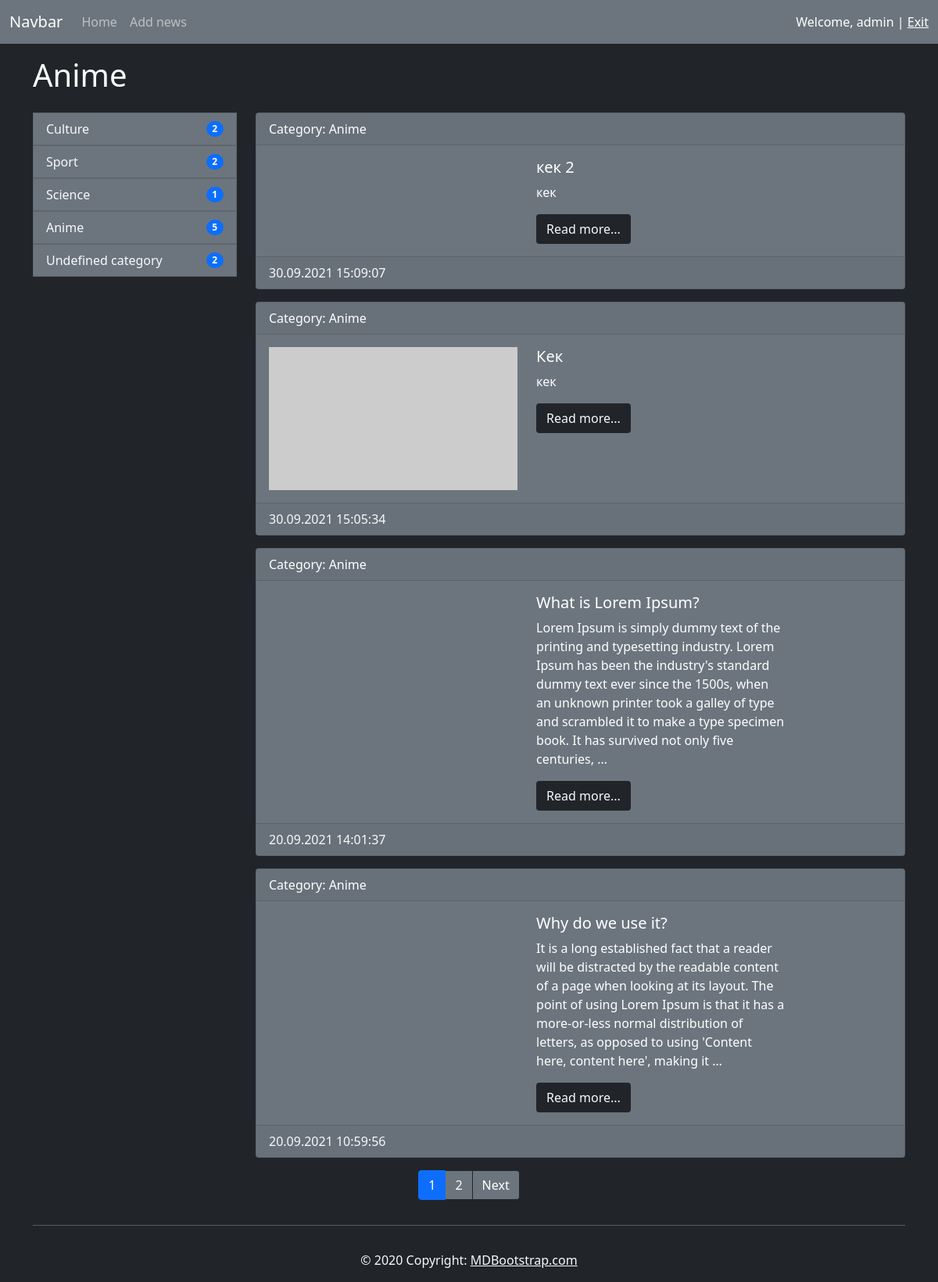
Page /category/5 (signed in) on the committed database.
### news/models.py (models this page shows, shortened)
class Category(models.Model):
    title = models.CharField(max_length=150, db_index=True)
    def get_absolute_url(self):
        return reverse('category', kwargs={'category_id': self.pk})
    def __str__(self):
        return self.title
    class Meta:
        verbose_name = 'Category'
        verbose_name_plural = 'Categories'
        ordering = ['title']

class News(models.Model):
    title = models.CharField(max_length=150)
    description = models.TextField(blank=True)
    created_at = models.DateTimeField(auto_now_add=True)
    updated_at = models.DateTimeField(auto_now=True)
    photo = models.ImageField(upload_to='photos/%Y/%m/%d/', blank=True, null=True)
    is_published = models.BooleanField(default=True)
    views = models.IntegerField(default=0)
    category = models.ForeignKey('Category', on_delete=models.PROTECT, null=True)
    def get_absolute_url(self):
        return reverse('view_news', kwargs={'news_id': self.pk})
    class Meta:
        verbose_name = 'News'
        verbose_name_plural = 'News'
        ordering = ['-created_at']

### news/views.py (the view)
# urls.py: path('category/<int:category_id>', NewsByCategory.as_view(), name='category'),
class NewsByCategory(BaseListView):
    model = News
    template_name = 'news/category.html'
    def get_queryset(self):
        return News.objects.filter(category_id=self.kwargs['category_id'], is_published=True).select_related('category')
    def get_context_data(self, *, object_list=None, **kwargs):
        context = super().get_context_data(**kwargs)
        context['category'] = get_object_or_404(Category, pk=self.kwargs['category_id'])
        return context

### news/templatetags/news_tags.py (called while the page is built)
@register.inclusion_tag('inc/_list_categories.html')
def show_categories():
    categories = Category.objects.annotate(cnt=Count('news', filter=F('news__is_published'))).filter(cnt__gt=0)
    return {'categories': categories}

@register.simple_tag
def is_disabled_url(request):
    if not request.user.is_authenticated:
        return 'disabled'
    return ''

@register.simple_tag
def is_active_url(request, correct_url):
    if request.get_full_path() == correct_url:
        return 'active'
    return ''

### news/templates/news/category.html (shortened to what this page needs)
{% extends 'base.html' %}
{% load news_tags %}
{% block contents %}
  {{ category }}
{% endblock contents %}
{% block sidebar %}
  {% show_categories %}
{% endblock sidebar %}
{% block content %}
  <div class="col-md-9">
    {% for item in news %}
      <div class="card mb-3 text-white bg-secondary">
        <div class="card-header">
          Category: {{ item.category.title }}
        </div>
        <div class="card-body row">
          <div class="media col-md-5">
            {% if item.photo %}
              <img src="{{ item.photo.url }}" alt="" width="400" class="" style="width: 100%">
            {% else %}
              <img src="https://picsum.photos/400/230?grayscale&blur=2" alt="" style="width: 100%">
            {% endif %}
          </div>
          <div class="media-body col-md-5 padding-right-4">
            <h5 class="card-title">{{ item.title }}</h5>
            <p class="card-text">{{ item.description|truncatewords:50 }}</p>
            <a href="{{ item.get_absolute_url }}" class="btn">Read more...</a>
          </div>
        </div>
        <div class="card-footer text-light">
          {{ item.created_at|date:"d.m.Y H:i:s" }}
        </div>
      </div>
    {% empty %}
      <h2 class="mb-4 text-white">Opss...nothing found</h2>
    {% endfor %}
  </div>
{% endblock content %}
{% block pagination %}
  {% include 'inc/_pagination.html' with page_obj=page_obj %}
{% endblock pagination %}

### templates/inc/_nav.html (shortened to what this page needs)
{% load news_tags %}
{% url 'home' as home_url %}
{% url 'add_news' as add_news %}
{% url 'register' as register %}
{% url 'login' as login %}
{% url 'logout' as logout %}
<nav class="navbar navbar-expand-lg navbar-dark bg-secondary">
	<div class="container-fluid">
		<a class="navbar-brand" href="{{ home_url }}">Navbar</a>
		<div class="collapse navbar-collapse" id="navbarSupportedContent">
		<ul class="navbar-nav me-auto mb-2 mb-lg-0">
			<li class="nav-item">
				<a class="nav-link {% is_active_url request home_url %}" aria-current="page" href="{{ home_url }}">Home</a>
			</li>
			<li class="nav-item">
				<a class="nav-link {% is_active_url request add_news %} {% is_disabled_url request %}" aria-current="page" href="{{ add_news }}">Add news</a>
			</li>
		</ul>
		{% if request.user.is_authenticated %}
			<span class="text-white">Welcome, {{ user.username }} | <a class="text-white" href="{{ logout }}">Exit</a></span>
		{% else %}
			<a href="{{ register }}" class="btn p-1">Register</a>
			<a href="{{ login }}" class="btn p-1">Login</a>
		{% endif %}
		</div>
	</div>
</nav>

### templates/inc/_list_categories.html
<div class="col-md-3 mb-5">
    <div class="list-group">
        {% for category in categories %}
            <a href="{{ category.get_absolute_url }}" class="category-link">
                <li class="list-group-item list-group-item-mine d-flex justify-content-between align-items-center">
                    {{ category.title }}
                    <span class="badge bg-primary rounded-pill">{{ category.cnt }}</span>
                </li>
            </a>
        {% endfor %}
    </div>
</div>

### templates/base.html (style rules this page uses)
.list-group-item-mine { background-color: var(--bs-secondary); color: var(--bs-light); cursor: pointer; transition: color .1s linear, background-color .1s linear; }
.category-link { text-decoration: none; }
.btn { background-color: var(--bs-dark); color: var(--bs-light); }

### rows in the picture
Category: title "Anime", cnt "5"
Category: title "Culture", cnt "2"
Category: title "Sport", cnt "2"
Category: title "Science", cnt "1"
Category: title "Undefined category", cnt "2"
News: category "Anime", title "кек 2", description "кек", created_at "30.09.2021 15:09:07"
News: category "Anime", title "Кек", description "кек", created_at "30.09.2021 15:05:34"
News: category "Anime", title "What is Lorem Ipsum?", description "Lorem Ipsum is simply dummy text of the printing and typesetting industry. Lorem Ipsum has been the industry's standard dummy text ever since the 1500s, when an unknown printer took a galley of type and scrambled it to make a type specimen book. It has survived not only five centuries, …", created_at "20.09.2021 14:01:37"
News: category "Anime", title "Why do we use it?", description "It is a long established fact that a reader will be distracted by the readable content of a page when looking at its layout. The point of using Lorem Ipsum is that it has a more-or-less normal distribution of letters, as opposed to using 'Content here, content here', making it …", created_at "20.09.2021 10:59:56"

### other values in the picture
{{ user.username }} "admin"
{{ page }} "1"
{{ page }} "2"
